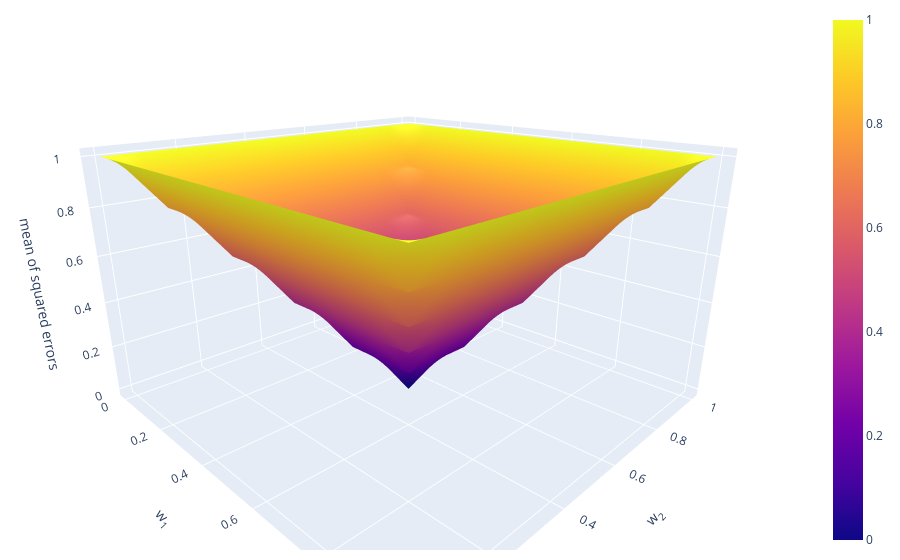

This figure's notebook cell:
### Markdown cell above
We call this an *error surface*. In this case, the shape of the error surface is similar to a cone or pyramid with -crucially- a single point where the error goes all the way down to zero at the bottom of the object. In mathematics, this point is known as **[global minima](https://en.wikipedia.org/wiki/Maxima_and_minima)**. This type of situation, when a unique set of weights defines a single point where the error is zero, is known as a [convex optimization problem](https://en.wikipedia.org/wiki/Convex_optimization). If you try this document in interactive mode (mybinder or locally), you can run the code below and play with the interactive 3D cone.

### Code cell
import plotly.graph_objs as go
import numpy as np

x = np.arange(0,1.1,0.1)
y = np.arange(0,1.1,0.1)
z = [
    [1, 1, 1, 1, 1, 1, 1, 1, 1, 1, 1],
    [1,.8,.8,.8,.8,.8,.8,.8,.8,.8, 1],
    [1,.8,.6,.6,.6,.6,.6,.6,.6,.8, 1],
    [1,.8,.6,.4,.4,.4,.4,.4,.6,.8, 1],
    [1,.8,.6,.4,.2,.2,.2,.4,.6,.8, 1],
    [1,.8,.6,.4,.2,.0,.2,.4,.6,.8, 1],
    [1,.8,.6,.4,.2,.2,.2,.4,.6,.8, 1],
    [1,.8,.6,.4,.4,.4,.4,.4,.6,.8, 1],
    [1,.8,.6,.6,.6,.6,.6,.6,.6,.8, 1],
    [1,.8,.8,.8,.8,.8,.8,.8,.8,.8, 1],
    [1, 1, 1, 1, 1, 1, 1, 1, 1, 1, 1]
]

fig = go.Figure(go.Surface(x=x, y=y, z=z))

scene = dict(xaxis_title='w<sub>1</sub>',
             yaxis_title='w<sub>2</sub>',
             zaxis_title='mean of squared errors',
             aspectratio= {"x": 1, "y": 1, "z": 0.6},
             camera_eye= {"x": 1, "y": -1, "z": 0.5})

fig.layout.update(scene=scene,
                   width=700,
                   margin=dict(r=20, b=10, l=10, t=10))

fig.show()

### Figure 1 — Plotly figure (JSON) as saved in the notebook; plotly's stock layout.template omitted (floating-point values rounded to 4 significant figures)
{"data": [{"type": "surface", "x": [0, 0.1, 0.2, 0.3, 0.4, 0.5, 0.6, 0.7, 0.8, 0.9, 1], "y": [0, 0.1, 0.2, 0.3, 0.4, 0.5, 0.6, 0.7, 0.8, 0.9, 1], "z": [[1, 1, 1, 1, 1, 1, 1, 1, 1, 1, 1], [1, 0.8, 0.8, 0.8, 0.8, 0.8, 0.8, 0.8, 0.8, 0.8, 1], [1, 0.8, 0.6, 0.6, 0.6, 0.6, 0.6, 0.6, 0.6, 0.8, 1], [1, 0.8, 0.6, 0.4, 0.4, 0.4, 0.4, 0.4, 0.6, 0.8, 1], [1, 0.8, 0.6, 0.4, 0.2, 0.2, 0.2, 0.4, 0.6, 0.8, 1], [1, 0.8, 0.6, 0.4, 0.2, 0, 0.2, 0.4, 0.6, 0.8, 1], [1, 0.8, 0.6, 0.4, 0.2, 0.2, 0.2, 0.4, 0.6, 0.8, 1], [1, 0.8, 0.6, 0.4, 0.4, 0.4, 0.4, 0.4, 0.6, 0.8, 1], [1, 0.8, 0.6, 0.6, 0.6, 0.6, 0.6, 0.6, 0.6, 0.8, 1], [1, 0.8, 0.8, 0.8, 0.8, 0.8, 0.8, 0.8, 0.8, 0.8, 1], [1, 1, 1, 1, 1, 1, 1, 1, 1, 1, 1]]}], "layout": {"autosize": true, "margin": {"b": 10, "l": 10, "r": 20, "t": 10}, "scene": {"aspectratio": {"x": 1, "y": 1, "z": 0.6}, "camera": {"center": {"x": 0, "y": 0, "z": 0}, "eye": {"x": 1, "y": -1, "z": 0.5}, "projection": {"type": "perspective"}, "up": {"x": 0, "y": 0, "z": 1}}, "xaxis": {"title": {"text": "w<sub>1</sub>"}, "type": "linear"}, "yaxis": {"title": {"text": "w<sub>2</sub>"}, "type": "linear"}, "zaxis": {"title": {"text": "mean of squared errors"}}}}}
